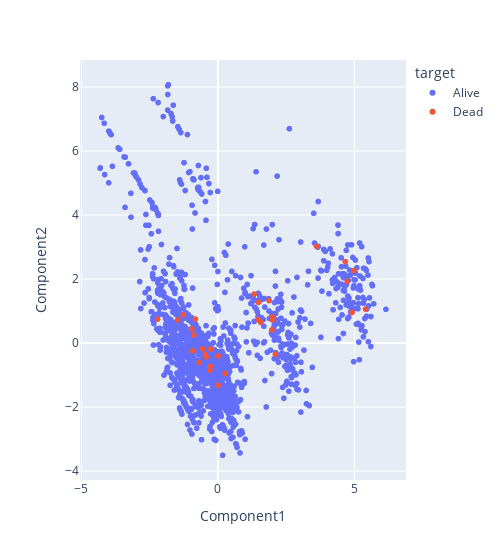

Notebook source saved alongside this figure:
### Markdown cell above
### Visualization 2 embedded below, followed by description
<img src="https://github.com/tutkuna/cancer-survival-ML/blob/master/Screenshot_2.png?raw=true" alt="vis-false-headlines" width=700>

Description: This visualization relates the number of days since patient contact and patient age at time of diagnosis with the overall survival of the patient. In this visualization we can see that many of the patients that did not survive tended to be older at the time of diagnosis, which relates to our previous visualization, and tended to have a lower number of days since patient contact, but the state of their condition may have caused them to be in more frequent contact. We also see that we have a lot more alive data points as opposed to dead ones, showing an inbalance in our initial data which may affect model performance.

### Code cell
# UNSUPERVISED LEARNING VISUALIZATION: professor said just do it and ignore that one-hot encoding may cause issues
from sklearn.decomposition import PCA

# instantiate the PCA object and request two components
pca = PCA(n_components= 2, random_state=3000)

from sklearn.preprocessing import StandardScaler
# standardize the features so they are all on the same scale
features_standardized = StandardScaler().fit_transform(features)
# transform the standardized features using the PCA algorithm 
reduced_data = pca.fit_transform(features_standardized)

reduced_df = pd.DataFrame(reduced_data, columns = ["Component1", "Component2"])
reduced_df["target"] = target

graph = px.scatter(reduced_df, x="Component1", y="Component2", color = "target", width= 500)
graph.show()

### Figure 1 — Plotly figure (JSON) as saved in the notebook; plotly's stock layout.template omitted (floating-point values rounded to 4 significant figures; data arrays with more than 128 entries replaced by an {"elided": "..."} marker saying what was removed)
{"data": [{"hovertemplate": "target=Alive<br>Component1=%{x}<br>Component2=%{y}<extra></extra>", "legendgroup": "Alive", "marker": {"color": "#636efa", "symbol": "circle"}, "mode": "markers", "name": "Alive", "showlegend": true, "type": "scattergl", "x": {"elided": "1796 float values"}, "xaxis": "x", "y": {"elided": "1796 float values"}, "yaxis": "y"}, {"hovertemplate": "target=Dead<br>Component1=%{x}<br>Component2=%{y}<extra></extra>", "legendgroup": "Dead", "marker": {"color": "#EF553B", "symbol": "circle"}, "mode": "markers", "name": "Dead", "showlegend": true, "type": "scattergl", "x": [-1.471, -2.21, 5.409, 4.739, 4.669, -0.8244, 0.01205, -0.2919, 4.985, 4.916, -1.264, -0.9548, 3.614, 1.875, -0.5588, 1.469, -0.4601, 1.979, 1.565, 1.326, -0.2652, -0.9277, -0.6846, 1.997, -0.883, 2.106, 1.484, -0.2858, 0.01267, -0.427, 0.2704, 1.984], "xaxis": "x", "y": [0.7224, 0.7453, 1.06, 1.926, 2.544, 0.7481, -1.318, -0.8522, 2.266, 0.957, 0.8814, 0.4411, 3.02, 1.327, -0.1811, 0.7314, -0.3558, 0.4119, 0.6476, 1.53, -0.1871, -0.2451, -0.6037, 0.7206, 0.2508, -0.3494, 1.271, -0.7344, -0.4015, -0.4364, -0.954, 0.8122], "yaxis": "y"}], "layout": {"legend": {"title": {"text": "target"}, "tracegroupgap": 0}, "margin": {"t": 60}, "width": 500, "xaxis": {"anchor": "y", "domain": [0, 1], "title": {"text": "Component1"}}, "yaxis": {"anchor": "x", "domain": [0, 1], "title": {"text": "Component2"}}}}
